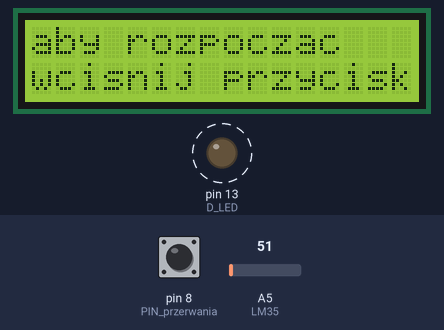
The sketch below on a simulated Arduino Uno, built with avr-gcc and run on an emulated ATmega328P. On the bench: 16×2 character LCD, output pins drawn as LEDs (lit = HIGH). Dashed ring = blinking. The inputs (shaded band) are chosen by the test bench; at power-on: pin 8 (PIN_przerwania) HIGH, A5 (LM35) = 51. What the sketch prints to the serial monitor is not drawn.

Above: at 0.91 s.
1.3 s: pin 8 (PIN_przerwania) pulled LOW for 3.2 s
At 4.1 s:
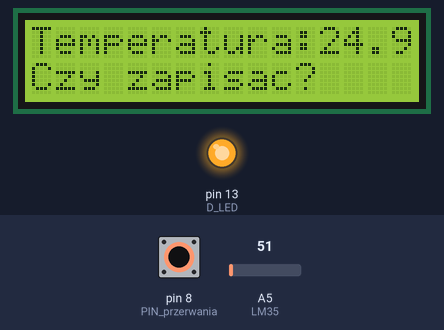
5.1 s: pin 8 (PIN_przerwania) pulled LOW for 1 s
At 7.43 s:
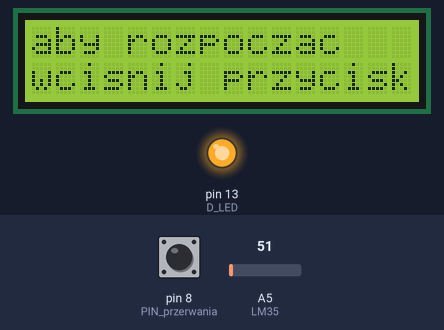
7.6 s: pin 8 (PIN_przerwania) pulled LOW for 0.15 s
At 8.2 s:
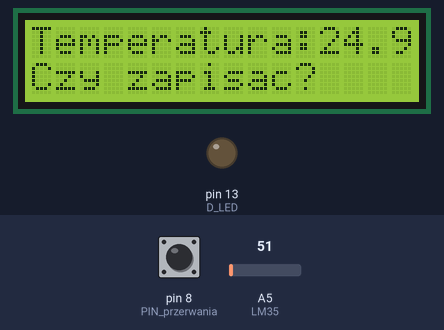
Timing chart, 0 to 15.2 s (numbered marks = the images above; inputs shaded):
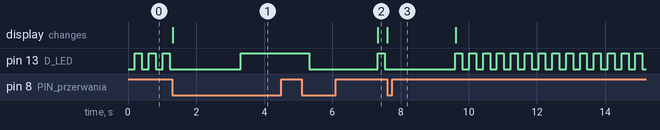

The sketch:

lab8_9_zad1.ino
```cpp
#include <LiquidCrystal.h>
LiquidCrystal lcd(12, 11, 5, 4, 3, 2);
#define D_LED 13
#define LM35 A5
int czas_diody = 0;
const byte PIN_przerwania = 8;
volatile byte LED_stan = LOW;
float wartosc_krytyczna = 150;
int wynik;

void setup() {
  lcd.begin(16, 2);
  pinMode(D_LED, OUTPUT);
  pinMode(PIN_przerwania, INPUT_PULLUP);
  Serial.begin(9600);
  //attachInterrupt(digitalPinToInterrupt(PIN_przerwania), pomiar, FALLING);
}

void loop() {
  czas_diody = sprawdzenie(0);
  migaj(czas_diody);
  lcd.setCursor(0, 0);
  lcd.print("aby rozpoczac     ");
  lcd.setCursor(0, 1);
  lcd.print("wcisnij przycisk");
  if(!digitalRead(PIN_przerwania)){
    pomiar();
  }
}

void pomiar() {
  float temperatura = ((analogRead(LM35) * 5.0) / 1024.0) * 100;
  czas_diody = sprawdzenie(temperatura);
  migaj(czas_diody);
  lcd.setCursor(0, 0);
  lcd.print("Temperatura:");
  lcd.print(temperatura);
  lcd.setCursor(0, 1);
  lcd.print("Czy zapisac?     ");
  delay(1000);
  if(!digitalRead(PIN_przerwania)){
    zapisz(temperatura);
  }
  delay(1000);
}

void zapisz(int temp) {
  Serial.println("Aktualna temperatura: ");
  Serial.println(temp);
}

void migaj(int czas_zadany){
  unsigned long static czas = 0;
  int static d_OnOff = 0;
  if(czas_zadany <= (millis() - czas)){
    czas = millis();
    switch(d_OnOff){
      case 0:
      	digitalWrite(D_LED, HIGH);
      	d_OnOff = 1;
      	break;
      case 1:
      	digitalWrite(D_LED, LOW);
      	d_OnOff = 0;
      	break;
    }
  }
}

int sprawdzenie(int wynik){
  bool static stan = false;
  if(wynik >= wartosc_krytyczna){
    stan = !stan;
  }
  if(stan){
    czas_diody = 1000;
  }
  else{
  	czas_diody = 200;
  }
  return czas_diody;
}
```

Measured:
- after the input at 1.3 s, the display: changes at once (image 1)
- after the input at 7.6 s, the display: changes at once (image 3)
- by itself, pin 13 (D_LED): alternates HIGH for 0.20 s and LOW for 0.20 s
